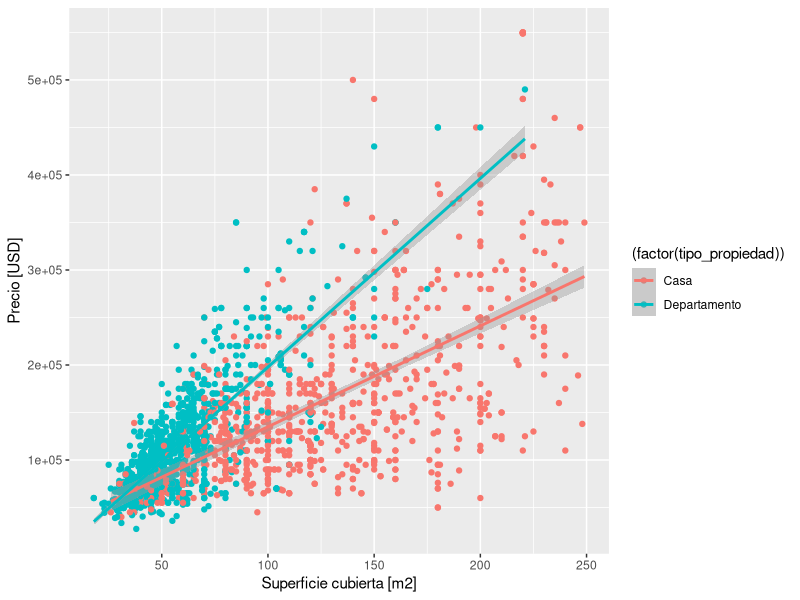

Reproduce this figure in R.
library(tidyverse)


# levantar dataset
data <- read_csv('properati_SM_SPA.csv')

# ver dataframe

view(data)

# info del dataset (tipos de datos,n_columnas,n_rows)

glimpse(data)

unique(data$l4)

# ver valores unicos de una columna 
distinct(select(data, l4))
distinct(select(data, tipo_propiedad))

count(data,l4)

# ver cuantas veces se repite el valor en la columna
count(data,tipo_propiedad) # casa 871 depto 1302

# ggplott argumentos : dataset, aes argumetos : columnas
# geom_point tipo de grafico o sea este caso de puntos
# lab nombre a los ejes
#geom_smooth para trazar una f lineal

ggplot(data,mapping=aes(x=sup_cubierta, y=precio, color=(factor(tipo_propiedad)))) +
geom_point() +
geom_smooth(method='lm')+
xlab("Superficie cubierta [m2]") +
ylab("Precio [USD]")











